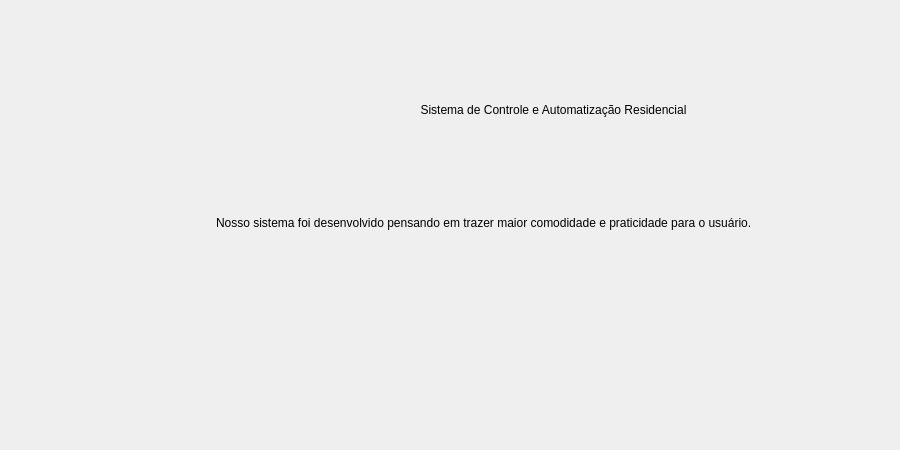
<?xml version="1.0" encoding="UTF-8"?>
<ui version="4.0">
 <class>sobreDialog</class>
 <widget class="QDialog" name="sobreDialog">
  <property name="geometry">
   <rect>
    <x>0</x>
    <y>0</y>
    <width>900</width>
    <height>450</height>
   </rect>
  </property>
  <property name="minimumSize">
   <size>
    <width>900</width>
    <height>450</height>
   </size>
  </property>
  <property name="maximumSize">
   <size>
    <width>900</width>
    <height>450</height>
   </size>
  </property>
  <property name="windowTitle">
   <string>Sobre o App</string>
  </property>
  <widget class="QWidget" name="gridLayoutWidget">
   <property name="geometry">
    <rect>
     <x>10</x>
     <y>10</y>
     <width>881</width>
     <height>431</height>
    </rect>
   </property>
   <layout class="QGridLayout" name="gridLayout">
    <item row="0" column="1">
     <widget class="QLabel" name="nome_label">
      <property name="text">
       <string>Sistema de Controle e Automatização Residencial</string>
      </property>
      <property name="alignment">
       <set>Qt::AlignCenter</set>
      </property>
      <property name="wordWrap">
       <bool>true</bool>
      </property>
     </widget>
    </item>
    <item row="1" column="1">
     <widget class="QLabel" name="texto_label">
      <property name="text">
       <string>Nosso sistema foi desenvolvido pensando em trazer maior comodidade e praticidade para o usuário.</string>
      </property>
      <property name="alignment">
       <set>Qt::AlignLeading|Qt::AlignLeft|Qt::AlignTop</set>
      </property>
      <property name="wordWrap">
       <bool>true</bool>
      </property>
     </widget>
    </item>
    <item row="0" column="0">
     <widget class="QLabel" name="logo_label">
      <property name="minimumSize">
       <size>
        <width>200</width>
        <height>200</height>
       </size>
      </property>
      <property name="maximumSize">
       <size>
        <width>200</width>
        <height>200</height>
       </size>
      </property>
      <property name="text">
       <string/>
      </property>
      <property name="pixmap">
       <pixmap resource="arquivo_de_recursos.qrc">:/img/logo.png</pixmap>
      </property>
      <property name="scaledContents">
       <bool>true</bool>
      </property>
     </widget>
    </item>
   </layout>
  </widget>
 </widget>
 <resources>
  <include location="arquivo_de_recursos.qrc"/>
 </resources>
 <connections/>
</ui>
